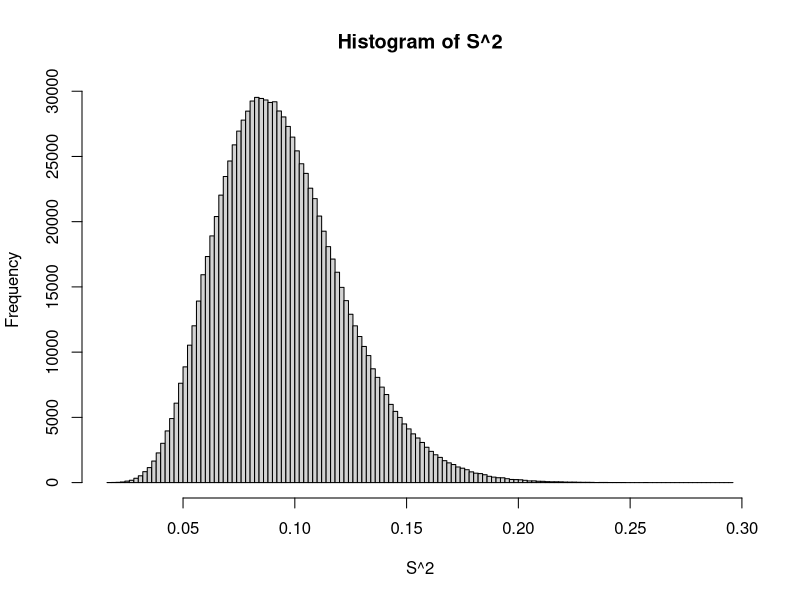

Write the R code that produced this figure.
## ---- chunk 1
S <- rbeta(1000, 31, 71)
## ---- chunk 2
result <- rep(NA, 5)
for(i in 1:5) {
  result[i] <- mean(rbeta(1000, 31, 71))
}
result
## ---- chunk 3
result <- mean(rbeta(1e4, 31, 71) > 0.35)
result
## ---- chunk 4
S <- rbeta(1e6, 31, 71)
hist(S^2, breaks = 100)
## ---- chunk 5
# if H is the frequency of a 11 homozygote, then the probability that
# a sample of 10 individuals does not have a 11 homozygote in it is
# (1 - H) ^ 10, and H is q^2, so....

# here are our simulated random variables
S <- rbeta(1e6, 31, 71)
  
# here is our function of simulated random variables
g <- function(q) (1 - q^2) ^ 10

# here is our Monte Carlo estimate
result <- mean(g(S))

result
